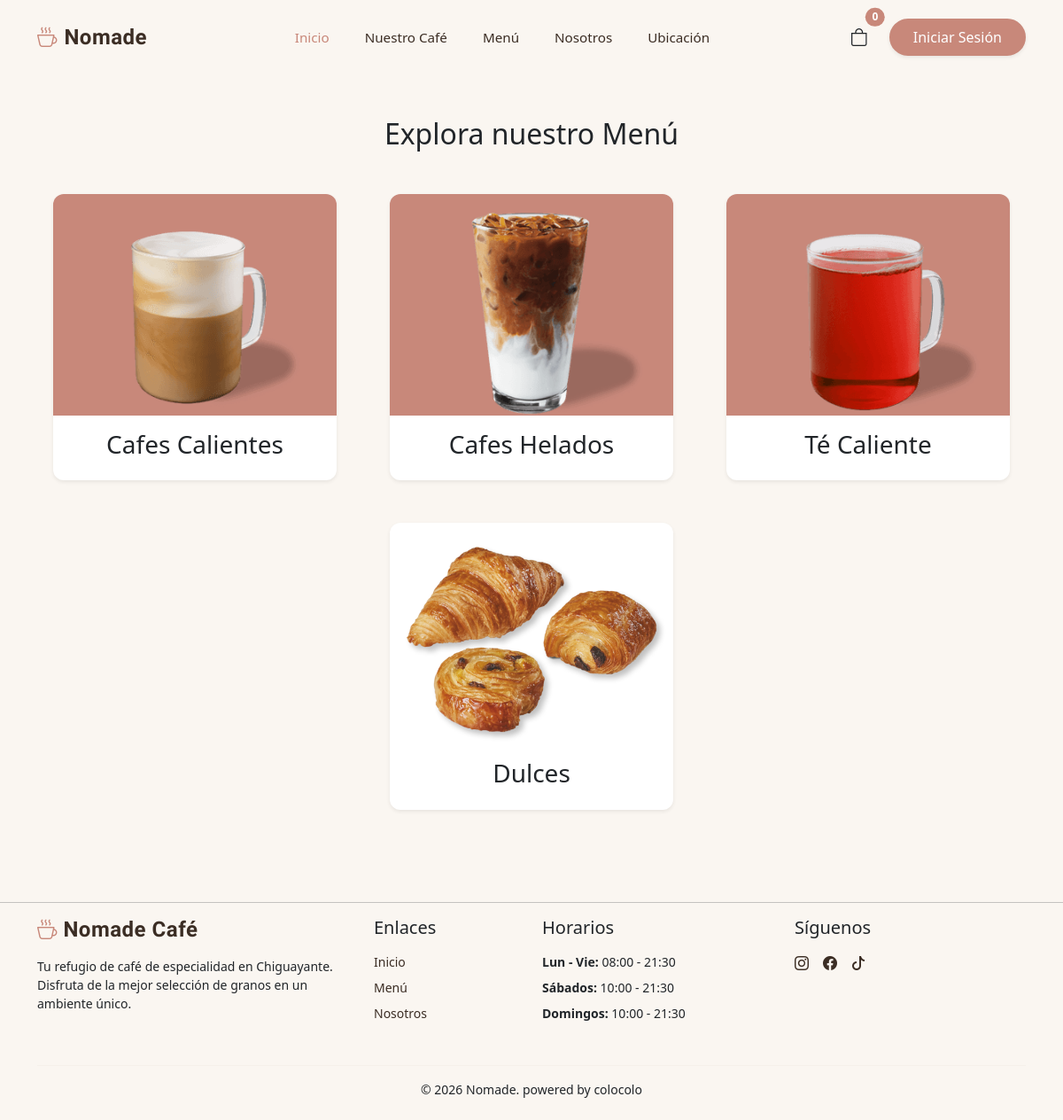
The app's page /menu/ with its own data.
### catalogo/models.py (models this page shows, shortened)
class Categoria(models.Model):
    nombre = models.CharField( max_length=100)
    image = models.ImageField(upload_to='categorias/', null=True, blank=True)
    tiene_tamano = models.BooleanField(default=False)
    tiene_tipo_leche = models.BooleanField(default=False)

### catalogo/views.py (the view)
# urls.py: path('menu/', views.menu_view, name='menu'),
def menu_view(request):
    categorias = Categoria.objects.all()
    return render(request, 'catalogo/menu.html', {'categorias': categorias})

### catalogo/context_processors.py (called while the page is built)
def cantidad_carrito(request):
    total = 0
    if 'carrito' in request.session: # si ya hay un carrito
        for key, value in request.session['carrito'].items():
            total += value['cantidad'] # suma la cantidad de cada prod guardado
    return {'cantidad_carrito' : total} #envia la cantidad al html

### catalogo/templates/catalogo/menu.html (shortened to what this page needs)
{% extends 'catalogo/base.html' %}
{% block content%}
<h2 class="text-center font-playfair my-5">Explora nuestro Menú</h2>
<div class="container mx-auto">
    <div class="row gx-4 gy-5 justify-content-center">
        {% for cat in categorias %}
        <div class="col-md-4 col-sm-6">
            <a href="{% url 'filtro_categoria' cat.id %}" class="text-decoration-none">
                <div class="card product-card shadow-sm h-100 mx-auto" style='max-width: 320px;'>
                    {% if cat.image %}
                        <img src="{{ cat.image.url }}" class="card-img-top" alt="{{ cat.nombre }}">
                    {% endif %}
                    <div class="card-body text-center">
                        <h3 class="font-playfair text-dark">{{ cat.nombre }}</h3>
                    </div>
                </div>
            </a>
        </div>
        {% endfor %}
    </div>
</div>
{% endblock content%}

### catalogo/static/catalogo/css/style.css (style rules this page uses)
:root { --background: #FAF6F1 ; --foreground: #3B2D24; --card: #FFF9F5; --primary: #C8887A; --primary-foreground: #FFF9F5; --secondary: #EAD8CB; --secondary-foreground: #3B2D24; --muted: #F2E8DE; --muted-foreground: #8A6F62; --accent: #A8C3A4; --accent-foreground: #2B3D28; --border: rgba(160,120,96,0.2); }
body { background-color: var(--background); }
.product-card { background-color: #FFFFFF; border: none; border-radius: 12px; overflow: hidden; transition: transform 0.3s ease, box-shadow 0.3s ease; }
.product-card img { height: 250px; width: 100%; object-fit: cover; }

### records on screen
Categoria: image (picture), nombre "Cafes Calientes"
Categoria: image (picture), nombre "Cafes Helados"
Categoria: image (picture), nombre "Té Caliente"
Categoria: image (picture), nombre "Dulces"

### other values on screen
{{ cantidad_carrito | default:"0" }} "0"
